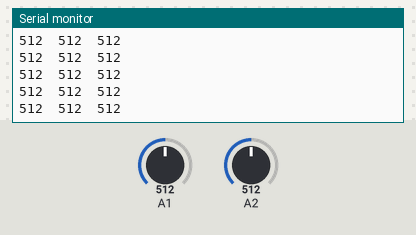
A sketch run on a simulated Arduino Uno, built with avr-gcc and run on an emulated ATmega328P. On the bench: the last lines printed to the serial monitor. The test bench sets the inputs (shaded band); at power-on: A1 = 512, A2 = 512.

Above: at 7.2 s.
7.3 s: A1 set to 981
At 7.37 s:
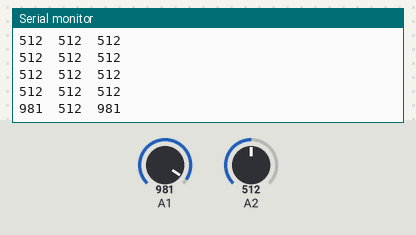
8.8 s: A1 set to 1015
At 8.88 s:
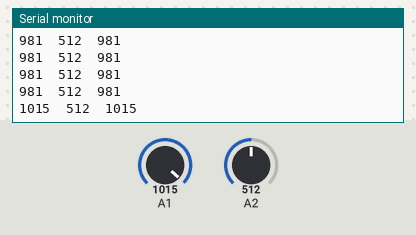
Timing chart, 0 to 11.3 s (numbered marks = the images above; inputs shaded):
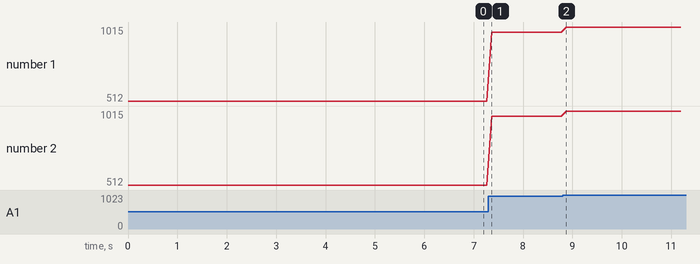

The sketch:

sketch_dec20b.ino
```cpp
void setup() {
Serial.begin(9600);

}

void loop() {
Serial.print(analogRead(A1));
Serial.print("  "+String(analogRead(A2))+"  ");
Serial.println(analogRead(A1));
delay(100);
}
```

Measured:
- after the input at 7.3 s, the serial monitor: prints a new line after 0.06 s (image 1)
- after the input at 8.8 s, the serial monitor: prints a new line after 0.08 s (image 2)
- plotted number 1: 512 → 981 after the input at 7.3 s, 981 → 1015 after the input at 8.8 s
- plotted number 2: 512 → 981 after the input at 7.3 s, 981 → 1015 after the input at 8.8 s
